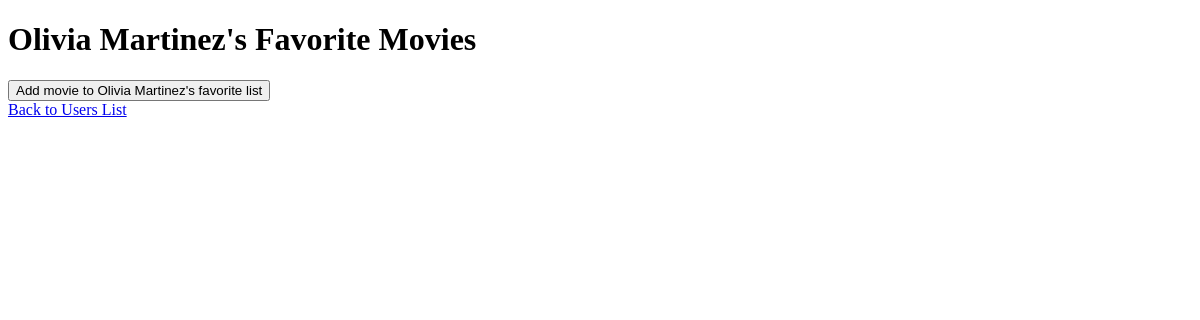
The app's page /users/3, older data.
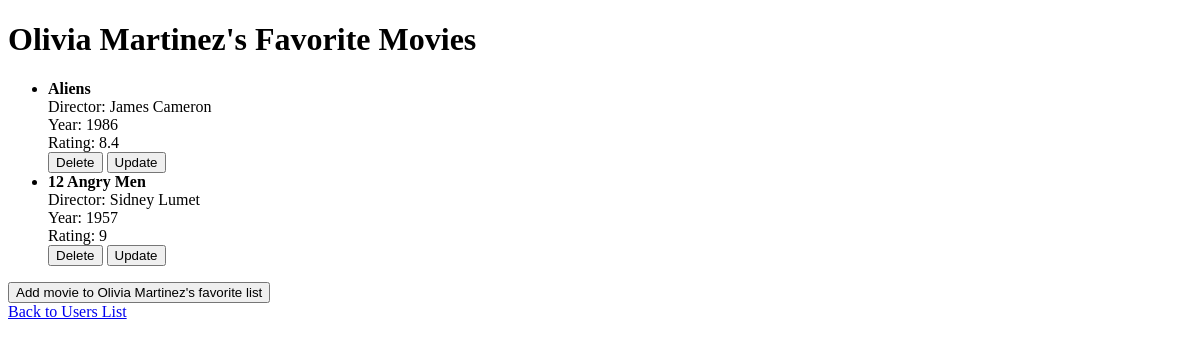
The same page, newer data.
### tables this page shows
CREATE TABLE users(
	id INTEGER PRIMARY KEY AUTOINCREMENT,
	name VARCHAR(255) UNIQUE NOT NULL
);

CREATE TABLE movies(
	id INTEGER PRIMARY KEY AUTOINCREMENT,
	name VARCHAR(255) NOT NULL,
	year INTEGER,
	rating DECIMAL(3,1) CHECK (rating BETWEEN 0 AND 10),
	director VARCHAR(255)
	);

### app.py (the view)
@app.route('/users/<int:user_id>')
def get_user_movies(user_id):
    movies = data_manager.get_user_movies(user_id)
    user = data_manager.get_user_by_id(user_id)
    return render_template('user_movies.html', user=user, movies=movies)

### datamanager/sqlite_data_manager.py (called while the page is built)
    def get_user_by_id(self, user_id):
        try:
            with self._engine.connect() as connection:
                params = {"user_id": user_id}
                result = connection.execute(text("SELECT users.name FROM users WHERE users.id = :user_id"), params)
                return {"name": [row.name for row in result][0], "id": user_id}
        except Exception as err:
            print("Can not find user:" + str(err))
            return ""

    def get_user_movies(self, user_id):
        query_get_movies_from_user_id = text(
            """SELECT movies.name, movies.year, movies.rating, movies.director, movies.id FROM user_favorites JOIN movies ON movies.id = user_favorites.movie_id WHERE user_favorites.user_id = :user_id;""")
        if isinstance(user_id, int):
            params = {"user_id": user_id}
            with self._engine.connect() as connection:
                result = connection.execute(query_get_movies_from_user_id, params)
                movies_dict = dict()
                for row in result:
                    movies_dict[row.name] = {"year": row.year, "rating": row.rating,
                                             "director": f"{row.director}", "id": row.id}
                return movies_dict
        else:
            print("invalid user_id!")
            return {}

### templates/user_movies.html (shortened to what this page needs)
<!DOCTYPE html>
<html lang="en">
<head>
</head>
<body>
    <h1>{{ user['name'] }}'s Favorite Movies</h1>
    <ul>
        {% for movie, details in movies.items() %}
            <li>
                <strong>{{ movie }}</strong><br>
                Director: {{ details.director }}<br>
                Year: {{ details.year }}<br>
                Rating: {{ details.rating }}<br>
                <form action="{{ url_for('delete_movie', user_id=user['id'], movie_id=details.id) }}" method="GET" style="display:inline;">
                    <button type="submit">Delete</button>
                </form>
                <form action="{{ url_for('update_movie', user_id=user['id'], movie_id=details.id) }}" method="GET" style="display:inline;">
                    <button type="submit">Update</button>
                </form>
            </li>
        {% endfor %}
    </ul>
    <form action="{{ url_for('add_movie_to_user', user_id=user['id']) }}" method="GET" style="display:block;">
                    <button type="submit">Add movie to {{ user['name'] }}'s favorite list</button>
                </form>
    <a href="{{ url_for('list_users') }}">Back to Users List</a>
</body>
</html>

Row changes from the older to the newer data that the page shows:
added movies: name "Aliens", director "James Cameron", year "1986", rating "8.4"
added movies: name "12 Angry Men", director "Sidney Lumet", year "1957", rating "9"
